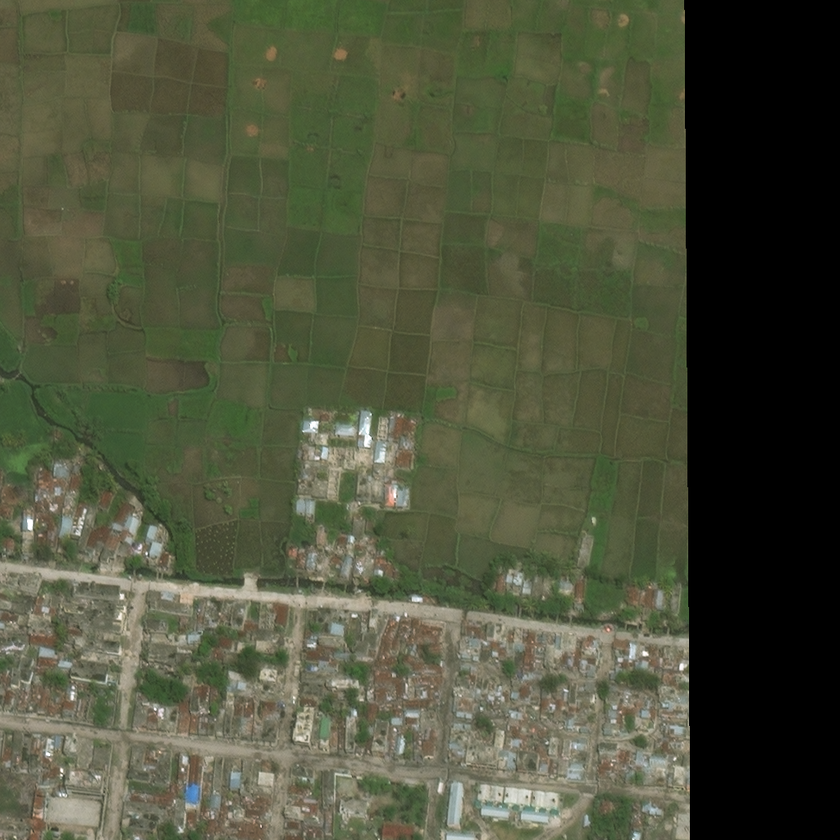
#> input picture amostras/hurricane-matthew_00000105_post.png, 840 x 840 px, shrunk from 1024 x 1024 before the run
$ python -i analyze_imagery.py   (imports and definitions only)   (older library calls are emulated)
#> lines starting #> are read from the running program, lines starting #| are printed output that depends on the picture
#!/usr/bin/env python3
"""
Analise radiometrica e de qualidade de imagem do xBD, lendo os pixels.

Complementa `build_index.py` (que so le cabecalhos). Aqui cada imagem amostrada e
lida inteira e medida em quatro eixos:

  radiometria  media/desvio/percentis por banda, clipping em 0 e 255, faixa
               dinamica util, entropia, correlacao entre bandas
  ruido        sigma estimado pelo metodo de Immerkaer (convolucao laplaciana),
               que separa ruido de conteudo sem precisar de imagem de referencia
  nitidez      variancia do laplaciano e energia de gradiente (Tenengrad)
  compressao   blocagem em grade 8x8 (assinatura de JPEG)

AVISO SOBRE "REFLECTANCIA": os metadados do xBD nao trazem `absCalFactor`,
`effectiveBandwidth`, `earthSunDistance` nem `ESUN`, que sao os coeficientes
necessarios para converter DN em radiancia e depois em reflectancia TOA. O que
este script mede e brilho RELATIVO em DN 8-bit, opcionalmente normalizado pelo
cosseno do angulo zenital solar (= sin da elevacao solar) para remover o efeito
de iluminacao. Isso e uma correcao geometrica de primeira ordem, nao calibracao.

Amostragem: pares pre/pos completos, estratificados por desastre, para permitir
medir tambem o descasamento radiometrico ENTRE as duas datas da mesma cena.

Uso:
    python scripts/analyze_imagery.py --pairs-per-disaster 40 --workers 8
"""

from __future__ import annotations

import argparse
import os
from concurrent.futures import ProcessPoolExecutor
from pathlib import Path

import cv2
import numpy as np
import pandas as pd
import rasterio

BANDS = ("R", "G", "B")

# Mascara laplaciana de Immerkaer (1996): responde a ruido e quase nao a
# estruturas suaves, o que permite estimar sigma sem imagem de referencia.
IMMERKAER = np.array([[1, -2, 1], [-2, 4, -2], [1, -2, 1]], dtype=np.float32)


# [9 lines left out: function noise_sigma, not called in this run]


def sharpness(gray: np.ndarray) -> tuple[float, float]:
    """(variancia do laplaciano, energia de gradiente de Tenengrad)."""
    lap = cv2.Laplacian(gray, cv2.CV_32F, ksize=3)
    gx = cv2.Sobel(gray, cv2.CV_32F, 1, 0, ksize=3)
    gy = cv2.Sobel(gray, cv2.CV_32F, 0, 1, ksize=3)
    return float(lap.var()), float((gx * gx + gy * gy).mean())


# [167 lines left out: functions blockiness, entropy, _metrics, _read, _process_pair, main, not called in this run]


# [2 lines not run here, left out]

>>> import cv2
>>> picture = cv2.imread('../amostras/hurricane-matthew_00000105_post.png', cv2.IMREAD_GRAYSCALE)
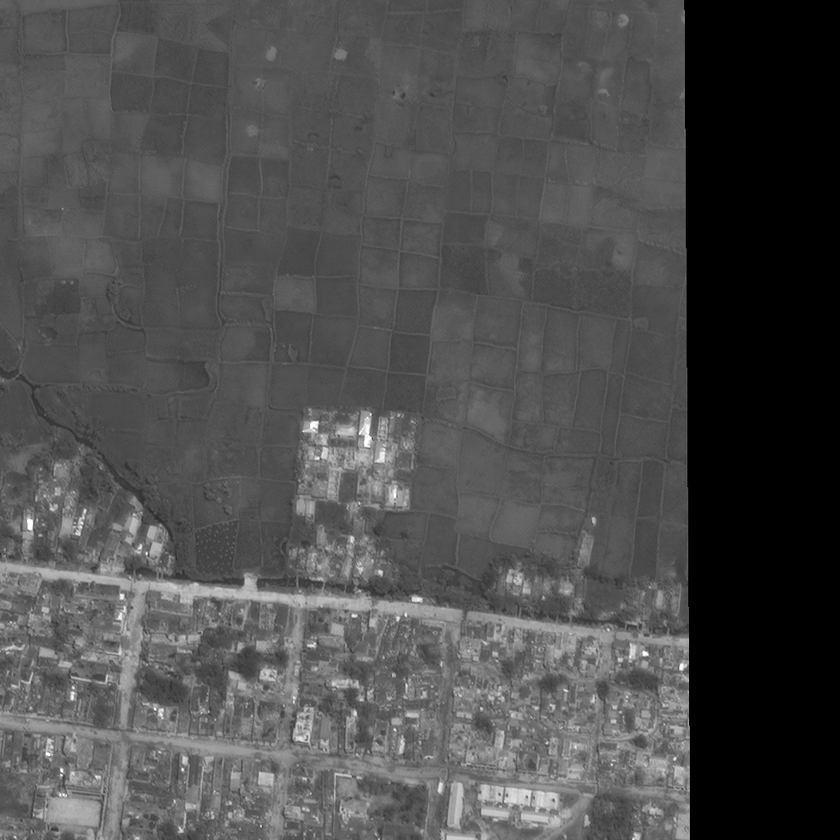
#> picture: shape (840, 840); min 0, max 255, mean 77.5
>>> result = sharpness(picture)
#> in sharpness, `lap = cv2.Laplacian(gray, cv2.CV_32F, ksize=3)`:
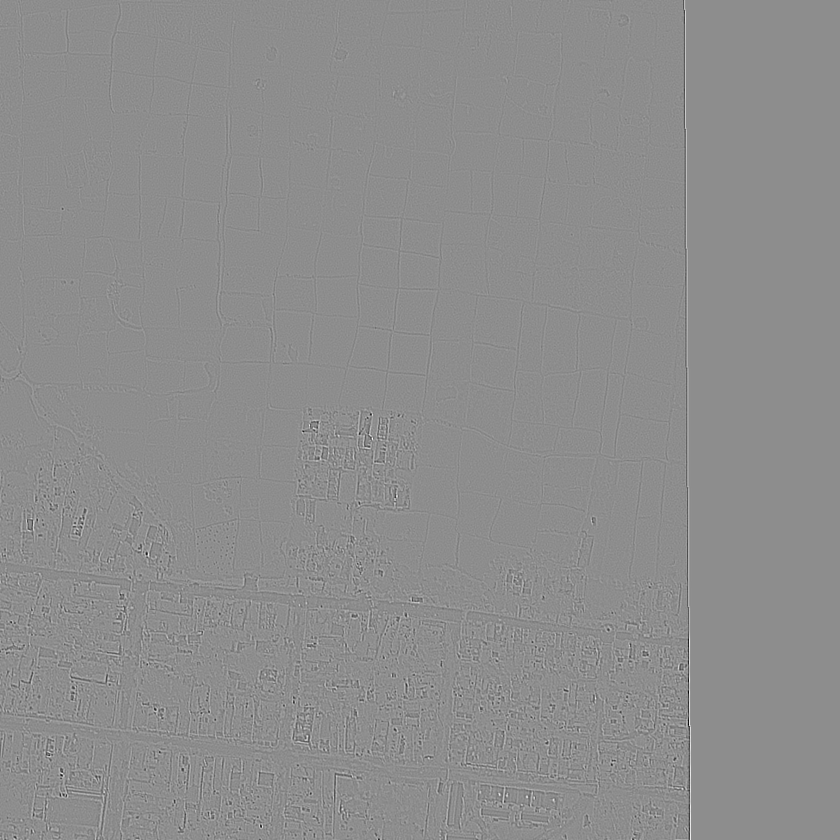
#> lap: shape (840, 840) float32; min -864, max 692, mean 0; drawn with min black and max white
#> in sharpness, `gy = cv2.Sobel(gray, cv2.CV_32F, 0, 1, ksize=3)`:
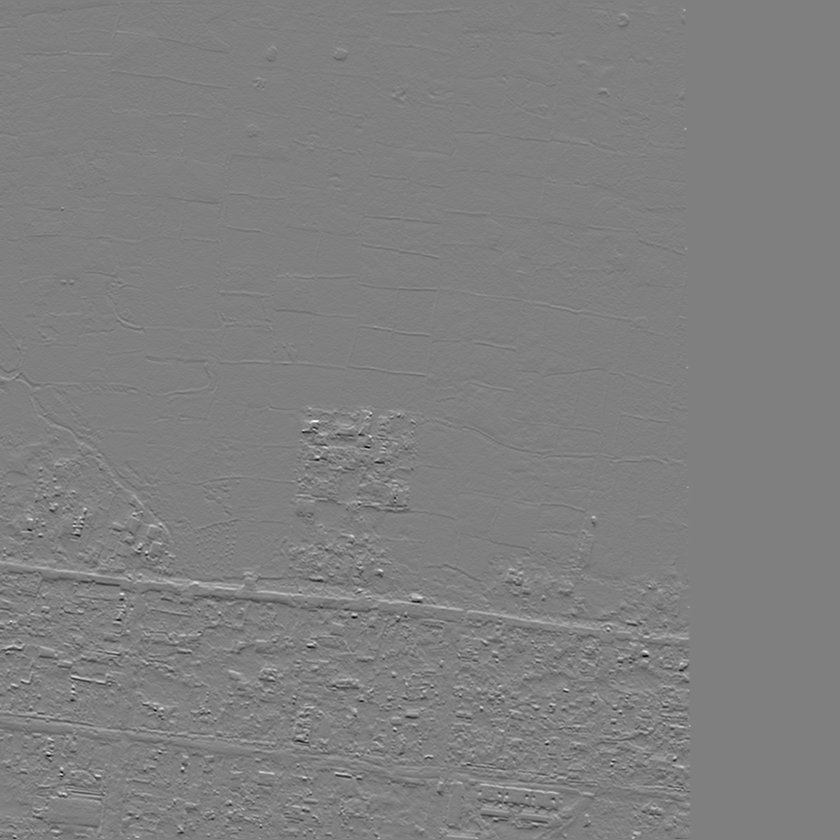
#> gy: shape (840, 840) float32; min -550, max 547, mean 0.2; drawn with min black and max white
#> result = (2053.9, 3283.8)

$ run again, on amostras/hurricane-matthew_00000105_pre.png
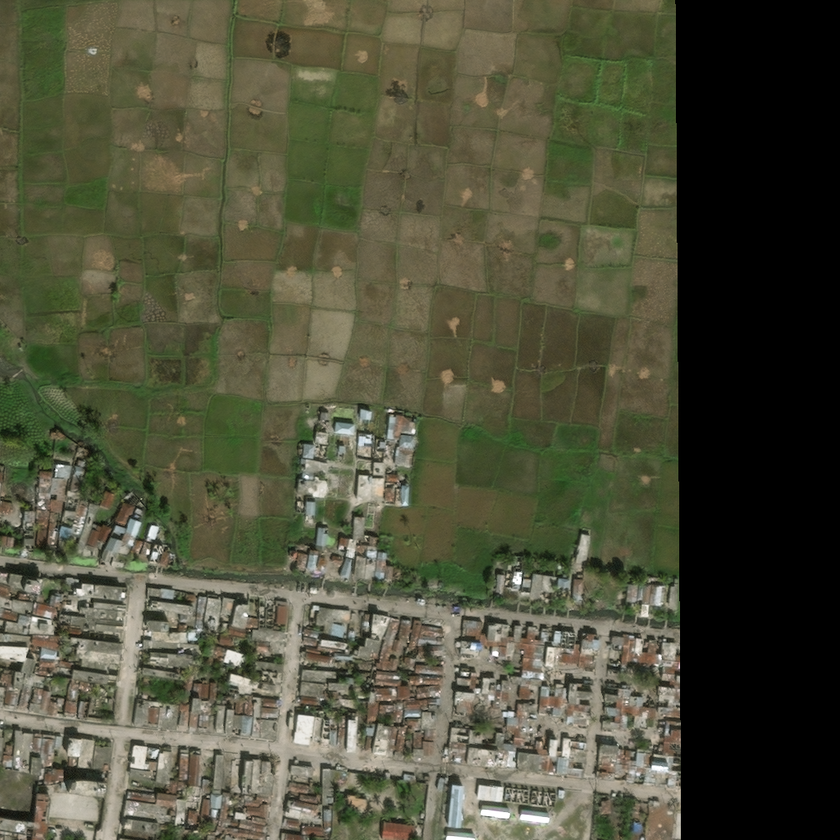
#> input picture amostras/hurricane-matthew_00000105_pre.png, 840 x 840 px, shrunk from 1024 x 1024 before the run
#> `picture = cv2.imread('../amostras/hurricane-matthew_00000105_post.png'..`:
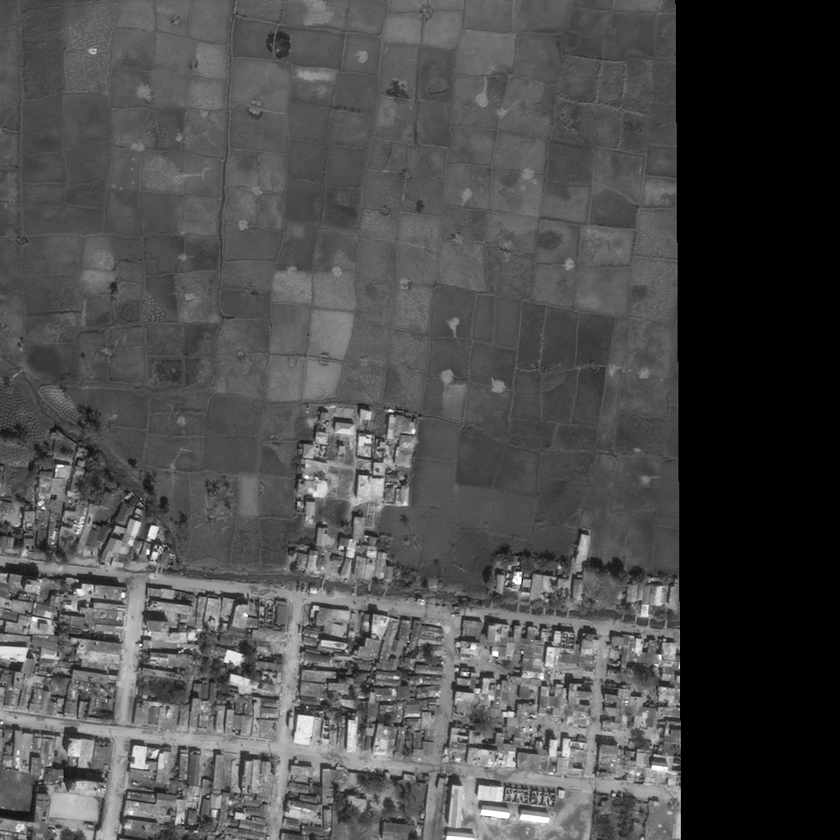
#> picture: shape (840, 840); min 0, max 255, mean 76.8
#> in sharpness, `gy = cv2.Sobel(gray, cv2.CV_32F, 0, 1, ksize=3)`:
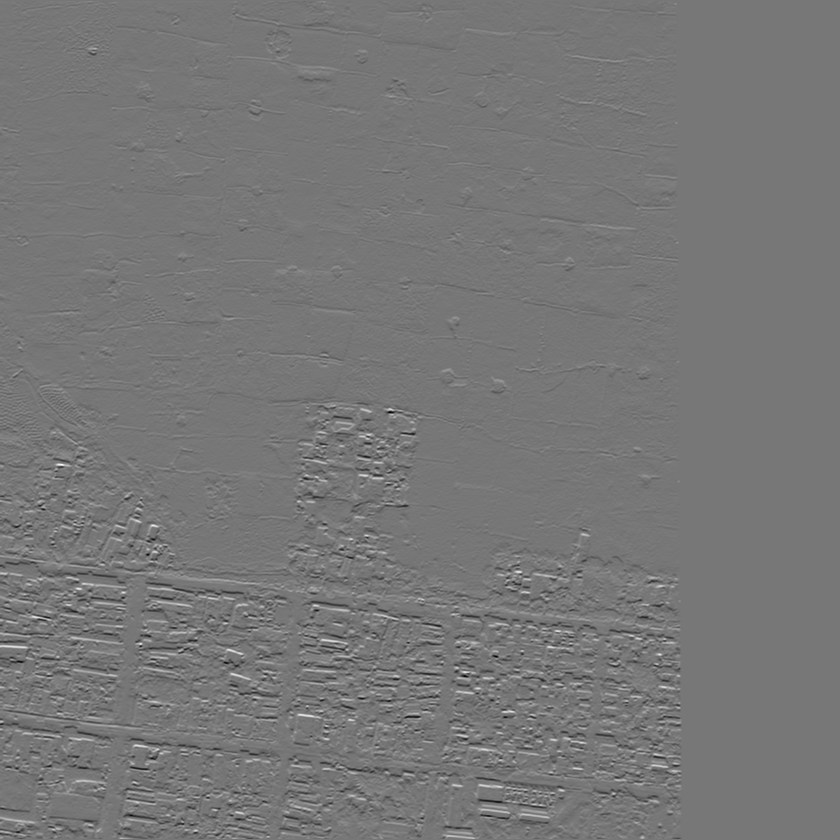
#> gy: shape (840, 840) float32; min -736, max 839, mean 0.1; drawn with min black and max white
#> result = (4461.5, 7905.2)

$ run again, on amostras/hurricane-michael_00000197_post.png
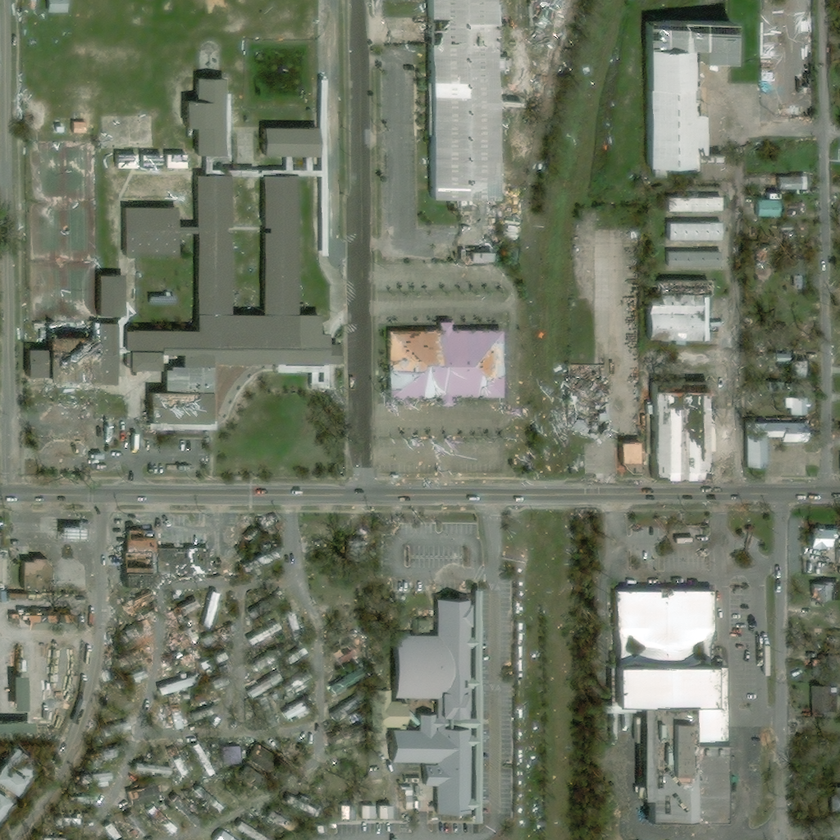
#> input picture amostras/hurricane-michael_00000197_post.png, 840 x 840 px, shrunk from 1024 x 1024 before the run
#> in sharpness, `gx = cv2.Sobel(gray, cv2.CV_32F, 1, 0, ksize=3)`:
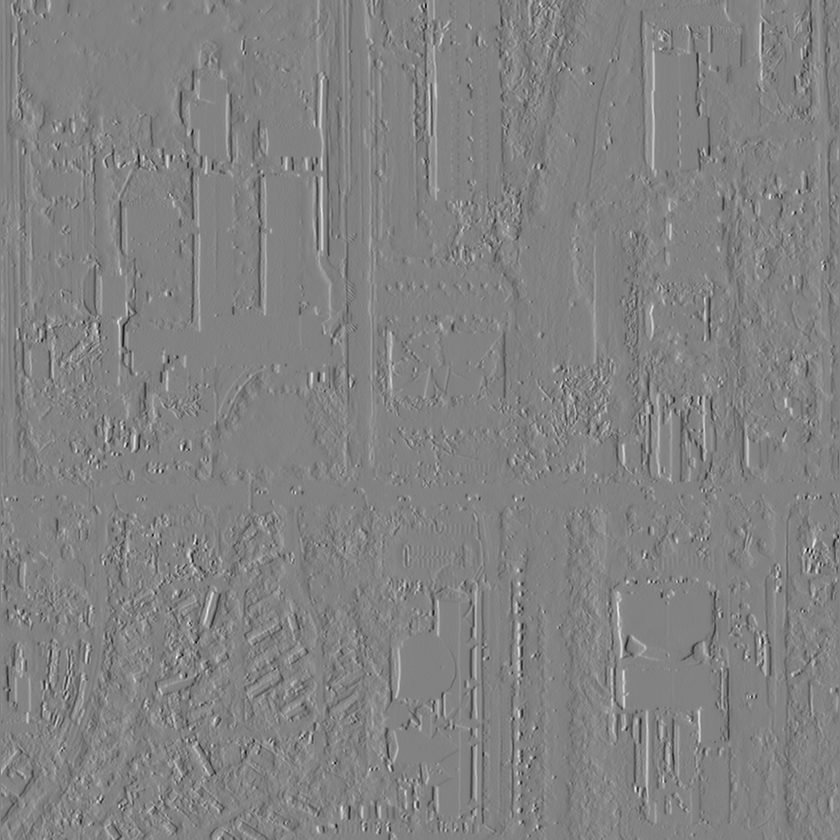
#> gx: shape (840, 840) float32; min -630, max 603, mean -0.3; drawn with min black and max white
#> in sharpness, `gy = cv2.Sobel(gray, cv2.CV_32F, 0, 1, ksize=3)`:
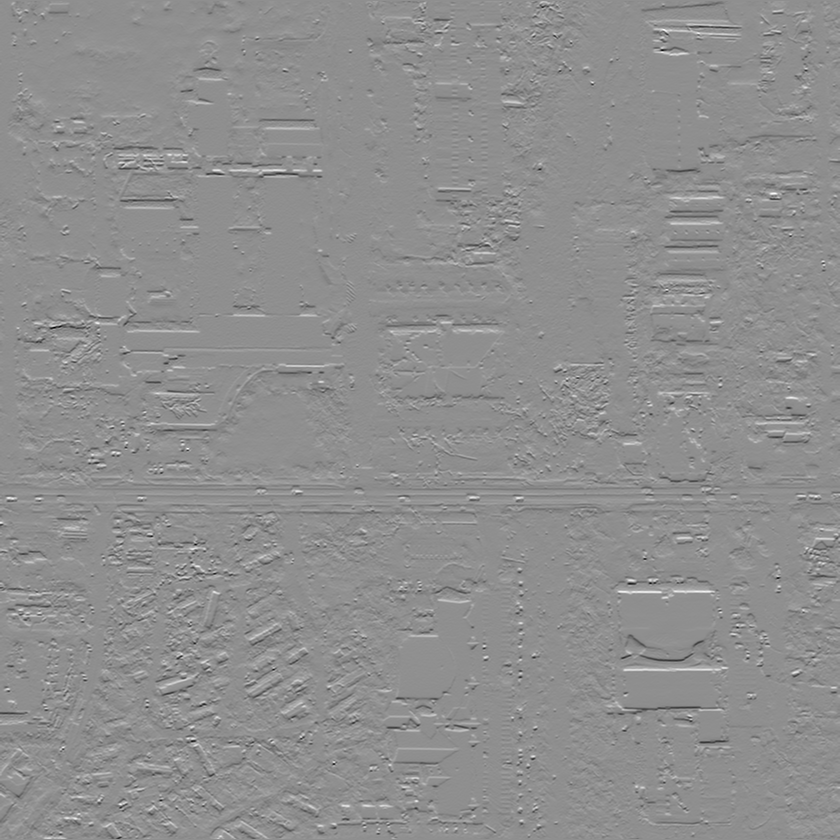
#> gy: shape (840, 840) float32; min -791, max 618, mean 0; drawn with min black and max white
#> result = (4018.1, 7511.9)

$ run again, on amostras/hurricane-michael_00000197_pre.png
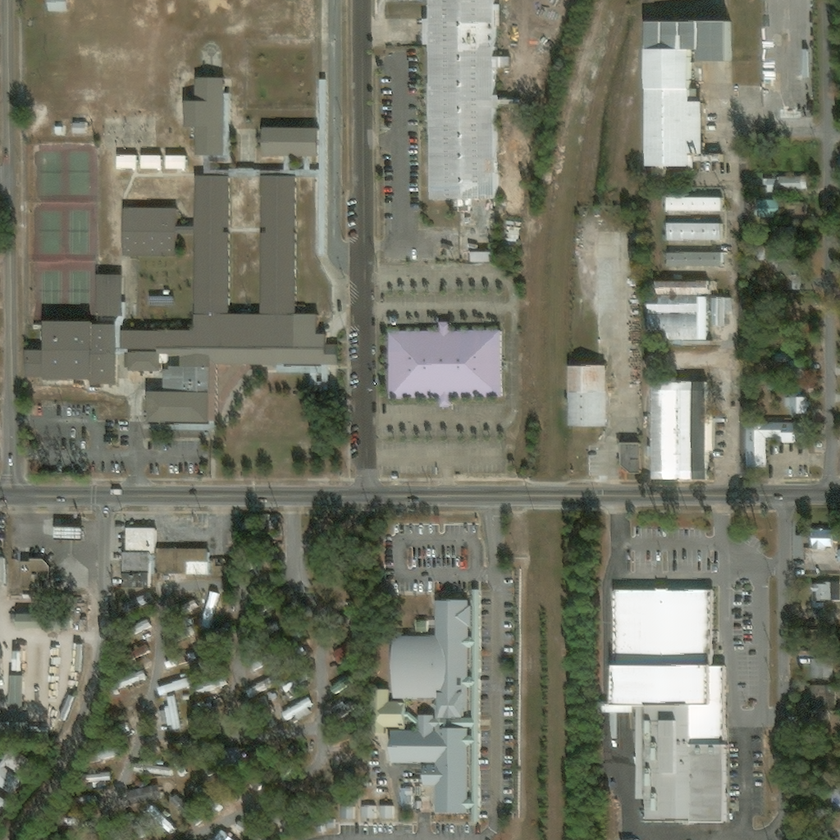
#> input picture amostras/hurricane-michael_00000197_pre.png, 840 x 840 px, shrunk from 1024 x 1024 before the run
#> `picture = cv2.imread('../amostras/hurricane-matthew_00000105_post.png'..`:
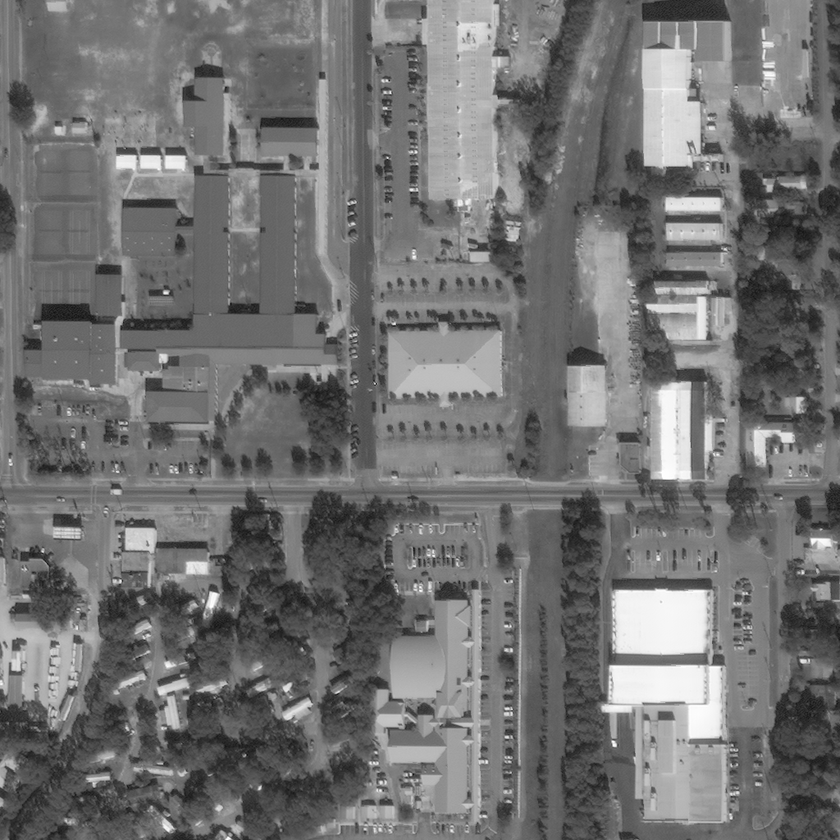
#> picture: shape (840, 840); min 17, max 255, mean 113.8
#> in sharpness, `gy = cv2.Sobel(gray, cv2.CV_32F, 0, 1, ksize=3)`:
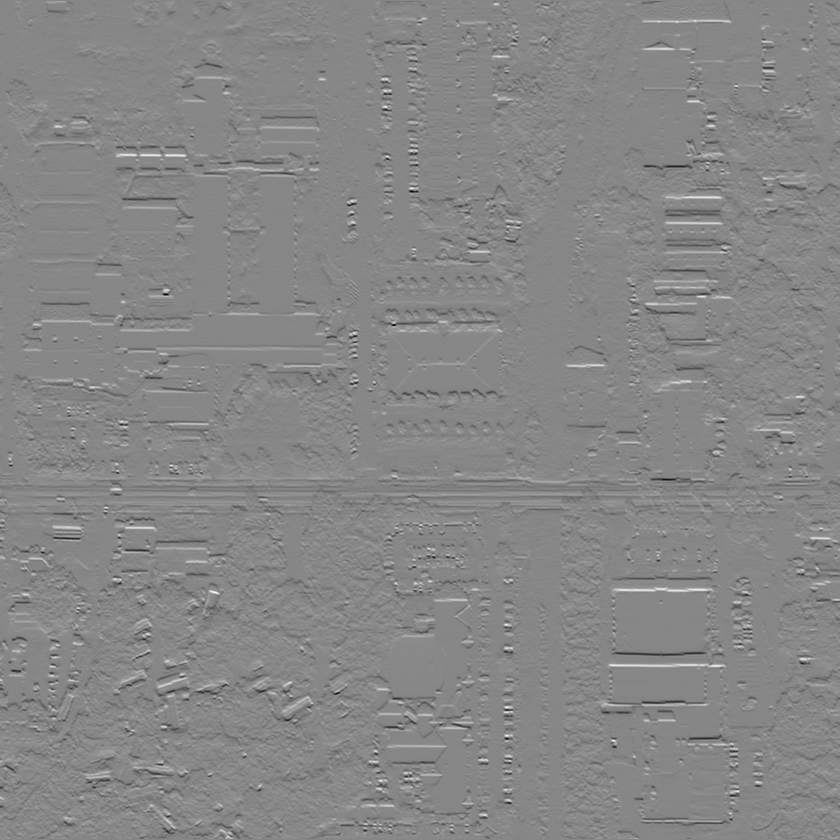
#> gy: shape (840, 840) float32; min -748, max 665, mean -0.2; drawn with min black and max white
#> result = (3188.4, 6717.1)
